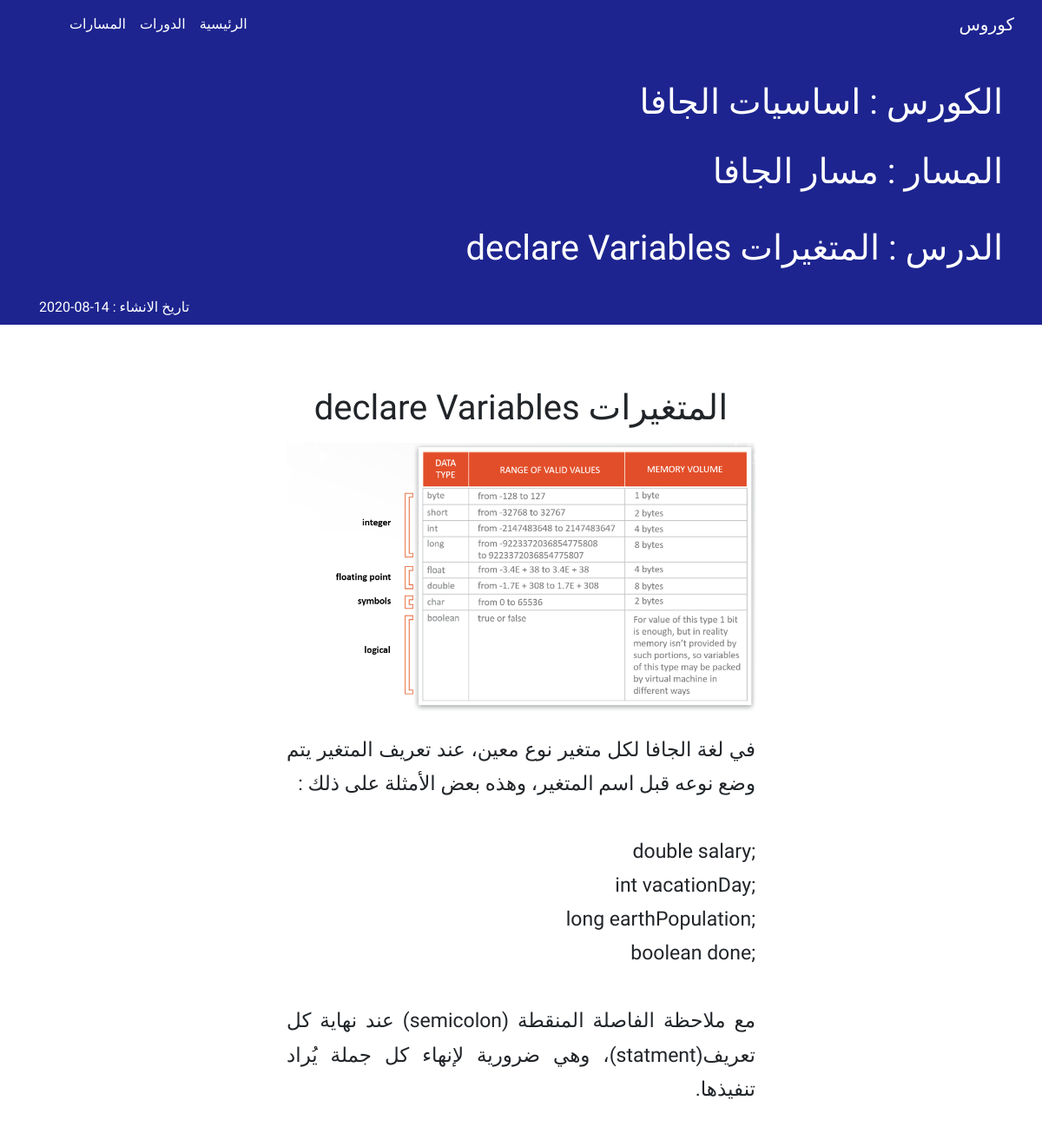
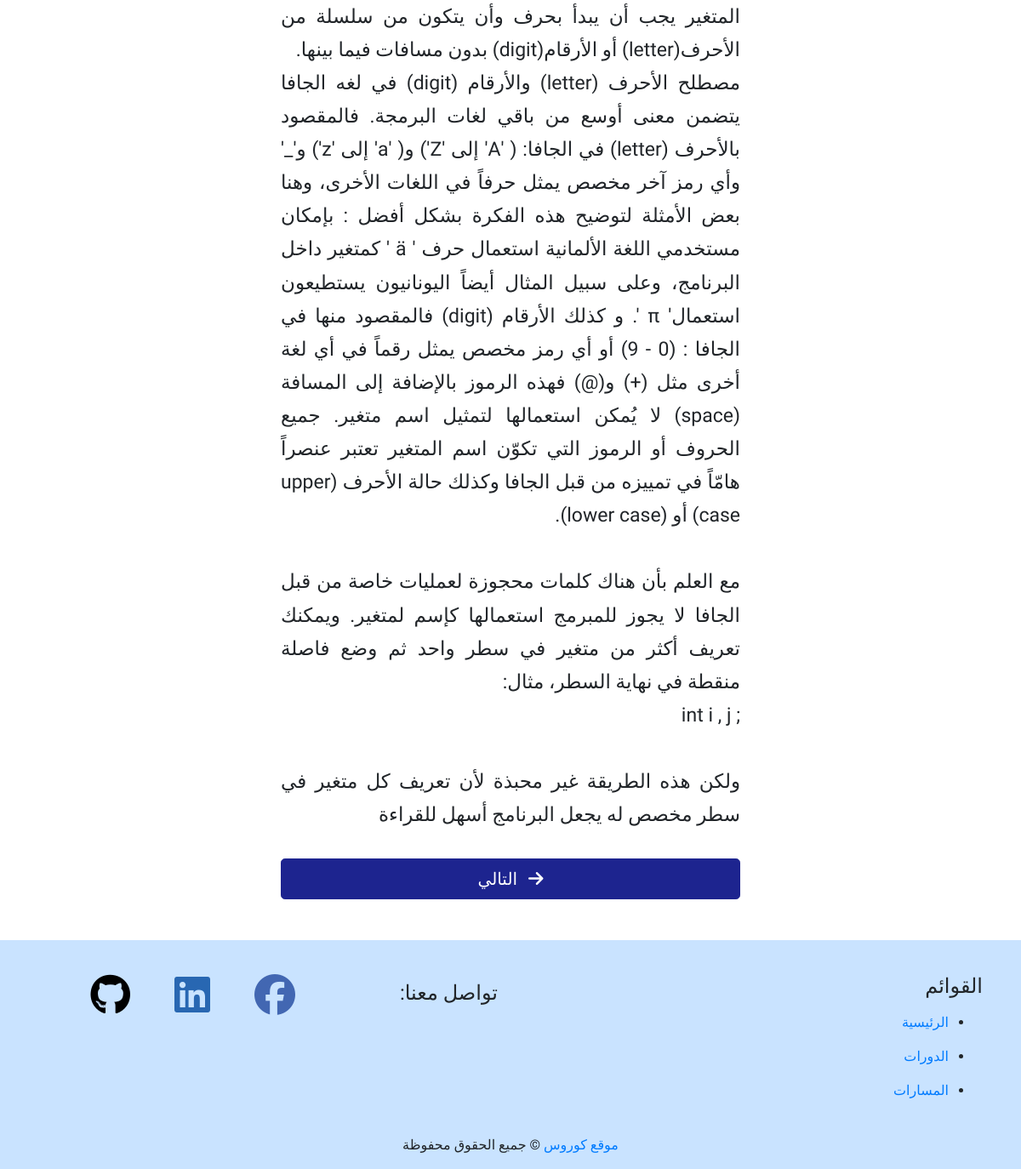
Screenshot of /course_pages.php?id=6&course=اساسيات الجافا&lesson=1 with the database file from the repository (2 pictures, top to bottom).
### tables this page shows
CREATE TABLE `navbar_menu` (
  `id` int(10) NOT NULL,
  `name` varchar(255) NOT NULL,
  `rank` int(10) NOT NULL,
  `visible` int(10) NOT NULL,
  `date` timestamp NOT NULL DEFAULT current_timestamp()
);

CREATE TABLE `courses` (
  `id` int(10) NOT NULL,
  `course_name` varchar(255) NOT NULL,
  `creator` varchar(255) NOT NULL,
  `path_id` int(10) NOT NULL,
  `description` text NOT NULL,
  `intro_course` text NOT NULL,
  `course_img` varchar(255) NOT NULL,
  `visible` int(10) NOT NULL,
  `date` timestamp NOT NULL DEFAULT current_timestamp()
);

CREATE TABLE `paths` (
  `id` int(10) NOT NULL,
  `name` varchar(50) NOT NULL,
  `description` text NOT NULL,
  `visible` int(10) NOT NULL
);

CREATE TABLE `course_pages` (
  `id` int(10) NOT NULL,
  `course_id` int(10) NOT NULL,
  `lesson_title` varchar(50) NOT NULL,
  `lesson_img` varchar(255) NOT NULL,
  `lesson_content` text NOT NULL,
  `page_index` int(10) NOT NULL,
  `visible` int(1) NOT NULL,
  `date` timestamp NOT NULL DEFAULT current_timestamp()
);

### includes/functions.php (called while the page is built, shortened)
<?php
function imgExt($img)
{
    if(strrpos($img, ".")){
        $ext = "";
    }else {
        $ext =  '.jpg';
    }
    return $ext;
}
function secure_url($url) {
    $url = htmlentities($url);
    return rawurlencode($url);
}
?>

### public/course_pages.php (the view, shortened to what this page needs)
<?php
include_once '../includes/dbconnection.php';
include_once '../includes/functions.php';
include_once '../includes/layout/header.php';
?>
  <?php
  if(isset($_GET['id']) && isset($_GET['course'])  && isset($_GET['lesson'])){
$course_id =secure_url($_GET['id']);
$query1 = "SELECT * FROM `courses` WHERE `id`='$course_id' AND `visible`=1 LIMIT 1" ;
$result1 = mysqli_query($conn,$query1);
if($result1 && mysqli_num_rows($result1) > 0){
      $row = mysqli_fetch_assoc($result1);
      $course_name = $row["course_name"] ;
      $timestamp = strtotime($row["date"]);
      $newDate = date('d-m-Y', $timestamp);
      $path_id = $row["path_id"];
      $query = "SELECT `name` FROM `paths` WHERE `id`='$path_id' LIMIT 1" ;
      $result = mysqli_query($conn,$query);
      if($result && mysqli_num_rows($result) > 0){
        $row2 = mysqli_fetch_assoc($result);
        $path = $row2['name'] ;
      }
}else {
  redirect("courses.php");
}
}else {
redirect("courses.php");
}
?>
<?php
$page_index = secure_url($_GET['lesson']);
$query = "SELECT * FROM `course_pages` WHERE `visible`=1 AND `course_id`='$course_id' AND `page_index`=$page_index LIMIT 1" ;
$result = mysqli_query($conn,$query);
if($result1 && mysqli_num_rows($result) > 0){
    $row = mysqli_fetch_assoc($result);
    $lesson_title = $row['lesson_title'];
    $lesson_content = nl2br($row['lesson_content']);
    $extlesson = imgExt($row['lesson_img']);
    $lesson_img = "pictures/".$row['lesson_img'].$extlesson ;
}else{
  redirect("course_intro.php?id=".$course_id."&course=".$course_name);
}
?>
  </head>
  <body dir="rtl">
  <?php
  include_once '../includes/layout/navbar.php';
  ?>
  <div class="intro_info"  style="background-color: #1D248F">
    <div class="container text-white">
      <h2 class=" pb-2 pb-sm-3"  >   الكورس : <?php echo  $course_name ; ?> </h1>
      <h2 class=" pb-2 pb-sm-3" style="line-height: 1.6">المسار : <?php echo $path ;?>   </h1>
      <h2 class="pb-2 pb-sm-3" style="line-height: 1.6">الدرس : <?php echo $lesson_title ;?>   </h1>
   <div class="text-left pb-2" >
   تاريخ الانشاء : <?php echo $newDate ;?>
      </div>
   </div>
  </div>
  <section class="container  pt-5"  >
  <div class="row text-center" >
     <div class="col-lg-3 col-md-3 col-sm-1">
     </div>
     <div class="col-lg-6 col-md-6 col-sm-10">
<h2 class="pt-4 pb-2"><?php echo $lesson_title;?></h2>
<img src=" <?php echo $lesson_img;?>" class= "img-fluid" alt="Responsive image">
     </div>
     <div class="col-lg-3 col-md-3 col-sm-1">
     </div>
</div>
  <div class="row pt-4 text-center" >
     <div class="col-lg-3 col-md-1 col-sm-1">
     </div>
     <div class="col-lg-6 col-md-10 col-sm-10">
          <article class="text-justify   page_content " >
          <p >
<?php echo $lesson_content ;?>
         </p>
          </article>
    <div class="row">
     <?php
     $query = "SELECT `page_index` FROM `course_pages` WHERE `visible`=1 AND `course_id`='$course_id' AND `page_index`>$page_index LIMIT 1" ;
     $result = mysqli_query($conn,$query);
     if($result && mysqli_num_rows($result) > 0){
     $row = mysqli_fetch_assoc($result);
     $page_next = $row['page_index'];
      echo' <div class="col text-right" >';
      echo'  <a type="button" href="course_pages.php?id='.$course_id.'&course='.$course_name.'&lesson='.$page_next.'" class="btn btn-primary btn-lg mt-3 w-100"> <i class="fas fa-arrow-right pl-2 "></i> التالي</a> ';
      echo' </div>';
      }
   ?>
    </div>
     </div>
     <div class="col-lg-3 col-md-1 col-sm-1">
     </div>
</div>
  </section>
  <?php
include_once '../includes/layout/footer.php';
?>

### includes/layout/navbar.php (shortened to what this page needs)
<nav class="navbar  mynavbar navbar-expand-lg navbar-dark  "   >
   <a class="navbar-brand" href="index.php"> كوروس </a>
  <div class=" navbar-collapse pl-lg-5 pl-md-0 collapse  justify-content-end"  id="navbarNavDropdown">
    <ul class="navbar-nav ml-2" >
    <?php
    $query = "SELECT * FROM `navbar_menu` WHERE `visible` = 1";
    $result = mysqli_query($conn, $query);
    if(mysqli_num_rows($result) > 0)
    {
        while($row = mysqli_fetch_assoc($result)){
            $query2 = "SELECT * FROM `pages` WHERE `menu_id` = ".$row['id'];
            $result2 = mysqli_query($conn,$query2);
            if(mysqli_num_rows($result2) > 0){
              echo '<li class="nav-item dropdown "> ';
              echo '<a class="text-white nav-link  dropdown-toggle" href="#" id="navbarDropdownMenuLink" role="button" data-toggle="dropdown" aria-haspopup="true" aria-expanded="false">';
              echo $row['name'] ;
              echo '</a>';
              echo '<div class="dropdown-menu text-right" aria-labelledby="navbarDropdownMenuLink">';
              while($row2 = mysqli_fetch_assoc($result2)){
                  echo '<a class="dropdown-item" href="'.$_SERVER["PHP_SELF"]."?page=".$row2['id'].'">'.$row2['page_name'].'</a>';
              }
              echo '</div>';
            }else {
                echo ' <li class="nav-item active" style="float:left">';
                echo '<a class="nav-link" href="'.$_SERVER["PHP_SELF"]."?menu=".$row['id'].'">'.$row['name'] .'</a>';
                echo '</li>';
            }
        }
    }
    ?>
     </ul>
  </div>
</nav>

### includes/layout/footer.php (shortened to what this page needs)
<div class=" page-footer" >
  <div class="container">
    <div class="row">
      <div class="col-lg-6 col-md-12 col-sm-12">
        <h4 class="text-uppercase"> القوائم</h4>
        <ul>
          <?php
          $query = "SELECT `name`,`id` FROM `navbar_menu` WHERE `visible` = 1";
          $result = mysqli_query($conn, $query);
          if ($result && mysqli_num_rows($result) > 0) {
            while ($row = mysqli_fetch_assoc($result)) {
              $query2 = "SELECT `id` FROM `pages` WHERE `menu_id` = " . $row['id'];
              $result2 = mysqli_query($conn, $query2);
              if ($result2 && mysqli_num_rows($result2) <= 0) {
                echo ' <li class="pt-2 pb-2">';
                echo '<a  href="' . $_SERVER["PHP_SELF"] . "?menu=" . $row['id'] . '">' . $row['name'] . '</a>';
                echo '</li>';
              }
            }
          }
          ?>
        </ul>
      </div>
      <div class="col-lg-2 col-md-4 col-sm-4 pt-lg-2 pt-md-4 py-sm-4 pb-lg-0 p">
      <h4 class="py-lg-0 py-md-0 py-sm-0 py-xs-5"> تواصل معنا:</h4>
      </div>
      <div class="col-lg-4 col-md-8 col-sm-8 py-lg-0 py-sm-3 col-sm-8">
        <a class="fb-ic" href="https:\\www.facebook.com" target="_blank">
          <i class="fab mr-md-5 mr-3  fa-3x fa-facebook"></i>
        </a>
             <a class="lk-ic" href="https://www.linkedin.com/in/mohamed-jedata-582882195/" target="_blank">
          <i class="fab mr-md-5 mr-3 fa-3x fa-linkedin"></i>
        </a>
        <a class="gt-ic" href="https://github.com/mohamed-jedata" target="_blank">
          <i class="fab  mr-md-5 mr-3 fa-3x fa-github"></i>
        </a>
      </div>
    </div>
  </div>
  <div class="footer-copyright text-center py-3">
    <a href="index.php"> موقع كوروس</a>
    © جميع الحقوق محفوظة
  </div>
</div>
</body>
</html>

### includes/layout/css/style.css (style rules this page uses)
body { text-align:right; font-family: 'Tajawal', sans-serif; }
html, body { width: 100%; height: 100%; margin: 0; padding: 0; }
.page-footer { padding-top: 40px; margin-top: 48px; background-color : #007bff36 ; }
.fb-ic i { color:#4267B2; }
.lk-ic i { color: #2867b2; }
.gt-ic i { color:black; }
.page_content { line-height: 1.7; }
.btn-primary { color: #fff; background-color: #1d248f; border-color: #1d248f; }
.intro_info { padding-top: 38px; }
@media (min-width: 1200px) { .mynavbar { background : #1D248F ; } }
@media (min-width: 1200px) { h2 { font-size: 40px; } }
@media (min-width: 1200px) { .page_content { font-size: 23px; } }

### rows the page displays
navbar_menu: name "الرئيسية"
navbar_menu: name "الدورات"
navbar_menu: name "المسارات"
courses: course_name "اساسيات الجافا", date "14-08-2020"
paths: name "مسار الجافا"
course_pages: lesson_title "المتغيرات declare Variables", lesson_img (picture), lesson_content "في لغة الجافا لكل متغير نوع معين، عند تعريف المتغير يتم وضع نوعه قبل اسم المتغير، وهذه بعض الأمثلة على ذلك : ;double salary ;int vacationDay ;long earthPopulation ;boolean done مع ملاحظة الفاصلة المنقطة (semicolon) عند نهاية كل تعريف(statment)، وهي ضرورية لإنهاء كل جملة يُراد تنفيذها. المتغير يجب أن يبدأ بحرف وأن يتكون من سلسلة من الأحرف(letter) أو الأرقام(digit) بدون مسافات فيما بينها. مصطلح الأحرف (letter) والأرقام (digit) في لغه الجافا يتضمن معنى أوسع من باقي لغات البرمجة. فالمقصود بالأحرف (letter) في الجافا: ( 'A' إلى 'Z') و( 'a' إلى 'z') و'_' وأي رمز آخر مخصص يمثل حرفاً في اللغات الأخرى، وهنا بعض الأمثلة لتوضيح هذه الفكرة بشكل أفضل : بإمكان مستخدمي اللغة الألمانية استعمال حرف ' ä '…"
